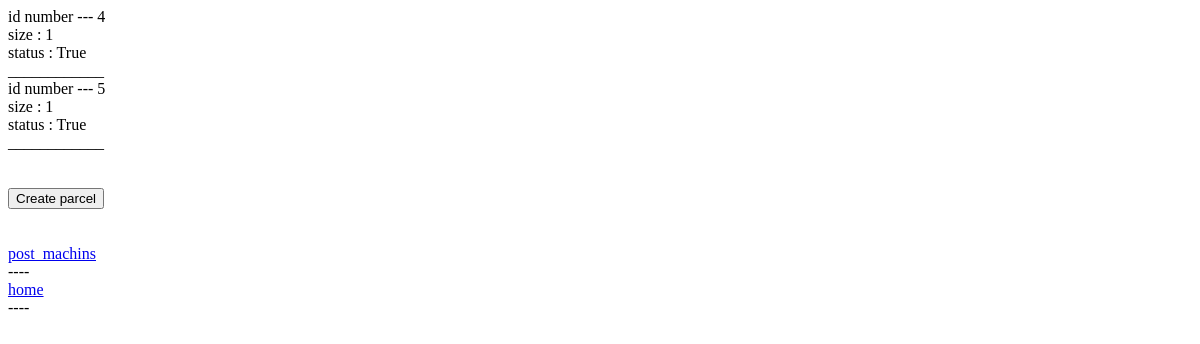
The page /post_machines/2/ on the database as committed earlier.
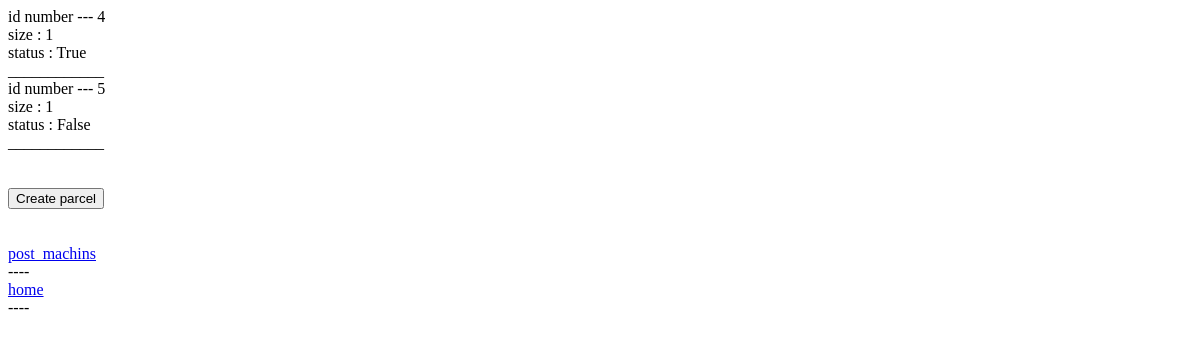
The same page on the database as committed later.
### post_machin/models.py (models this page shows, shortened)
class Locker(models.Model):
    size = models.ImageField()
    post_machin = models.ForeignKey(PostMachin, on_delete=models.CASCADE)
    status = models.BooleanField(default=False)

### post_machin/views.py (the view)
# urls.py: path('<post_machin_id>/', post_machin.views.one_post_machin_view),
def one_post_machin_view(request, post_machin_id):
    one_post_machin = models.PostMachin.objects.get(id=post_machin_id)
    post_machin_lockes = models.Locker.objects.filter(post_machin =one_post_machin)
    return render(request, 'one_post_machin.html', context={'post_machin_lockes': post_machin_lockes})

### templates/one_post_machin.html (shortened to what this page needs)
<!DOCTYPE html>
<html lang="en">
<head>
</head>
<body>
{% for post_machin_lock in post_machin_lockes %}
    id number --- {{ post_machin_lock.pk }} <br>
    size : {{ post_machin_lock.size }} <br>
    status : {{ post_machin_lock.status }} <br>
    ____________
    <br>
{% endfor %}<br><br>
    <form method="POST" action="/parcel/parcel_form/">
        <input type="submit" value="Create parcel">
    </form><br><br>
<a href="/post_machines/">post_machins</a>
   <br>----<br> <a href="/">home</a><br>----<br>
</body>
</html>

Rows that differ between the two databases and show on the page:
changed Locker id 5: status "True" → "False"
